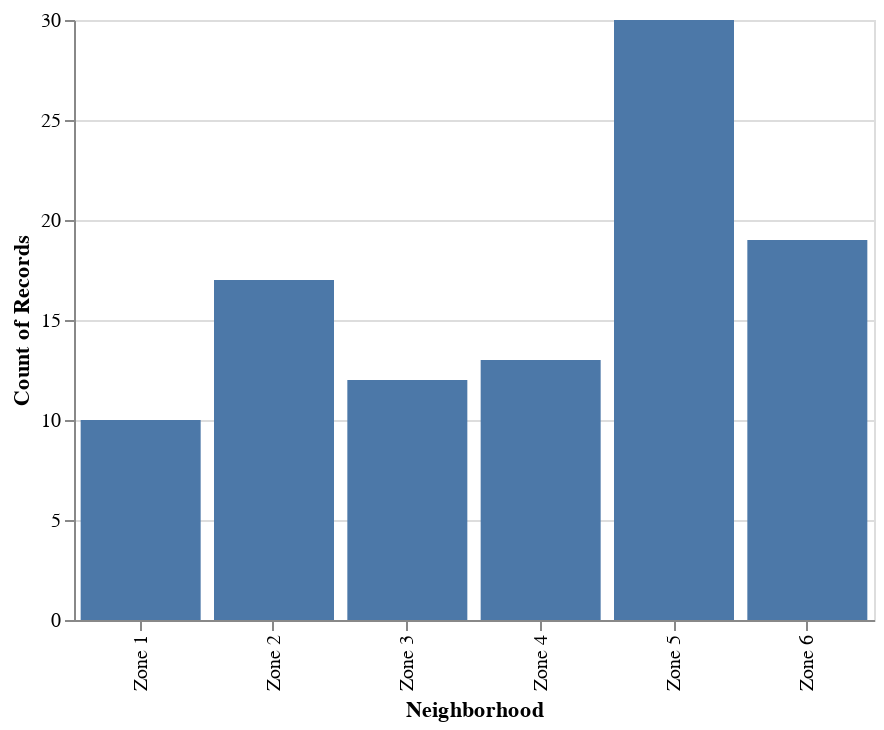

The notebook cell saved with this chart:
### Code cell
Chart(crime_2018[crime_2018['Occur Date'] == '7/6/18']).mark_bar().encode(x=X('Neighborhood', bin=False), y='count()')

### Figure 1 — Vega-Lite specification as saved in the notebook (floating-point values rounded to 4 significant figures)
{"$schema": "https://vega.github.io/schema/vega-lite/v2.6.0.json", "config": {"view": {"height": 300, "width": 400}}, "data": {"name": "data-aeccea73a37ee8b1a161607371be3c1f"}, "datasets": {"data-aeccea73a37ee8b1a161607371be3c1f": [{"Crime Type": "LARCENY-FROM VEHICLE", "Latitude": 33.72, "Location": "1241 METROPOLITAN PKWY SW", "Longitude": -84.41, "Neighborhood": "Zone 3", "Occur Date": "7/6/18", "Occur Time": 114}, {"Crime Type": "LARCENY-FROM VEHICLE", "Latitude": 33.81, "Location": "1905 PIEDMONT RD NE", "Longitude": -84.37, "Neighborhood": "Zone 6", "Occur Date": "7/6/18", "Occur Time": 100}, {"Crime Type": "LARCENY-FROM VEHICLE", "Latitude": 33.84, "Location": "3179 PEACHTREE RD NE @MOONDOGS", "Longitude": -84.38, "Neighborhood": "Zone 2", "Occur Date": "7/6/18", "Occur Time": 30}, {"Crime Type": "LARCENY-FROM VEHICLE", "Latitude": 33.67, "Location": "3200 STONE RD SW", "Longitude": -84.5, "Neighborhood": "Zone 4", "Occur Date": "7/6/18", "Occur Time": 200}, {"Crime Type": "LARCENY-FROM VEHICLE", "Latitude": 33.71, "Location": "1461 MORELAND AVE SE", "Longitude": -84.35, "Neighborhood": "Zone 3", "Occur Date": "7/6/18", "Occur Time": 600}, {"Crime Type": "LARCENY-FROM VEHICLE", "Latitude": 33.84, "Location": "23 IRBY AVE NW", "Longitude": -84.38, "Neighborhood": "Zone 2", "Occur Date": "7/6/18", "Occur Time": 1000}, {"Crime Type": "LARCENY-FROM VEHICLE", "Latitude": 33.76, "Location": "3509 MARTIN L KING JR DR NW", "Longitude": -84.5, "Neighborhood": "Zone 4", "Occur Date": "7/6/18", "Occur Time": 1150}, {"Crime Type": "LARCENY-FROM VEHICLE", "Latitude": 33.76, "Location": "123 MARIETTA ST NW", "Longitude": -84.39, "Neighborhood": "Zone 5", "Occur Date": "7/6/18", "Occur Time": 1}, {"Crime Type": "LARCENY-FROM VEHICLE", "Latitude": 33.75, "Location": "1765 MEMORIAL DR SE", "Longitude": -84.33, "Neighborhood": "Zone 6", "Occur Date": "7/6/18", "Occur Time": 1120}, {"Crime Type": "LARCENY-FROM VEHICLE", "Latitude": 33.76, "Location": "1210 CAROLINE ST NE", "Longitude": -84.35, "Neighborhood": "Zone 6", "Occur Date": "7/6/18", "Occur Time": 1418}, {"Crime Type": "LARCENY-FROM VEHICLE", "Latitude": 33.7, "Location": "1919 METROPOLITAN PKWY SW", "Longitude": -84.41, "Neighborhood": "Zone 3", "Occur Date": "7/6/18", "Occur Time": 1447}, {"Crime Type": "LARCENY-FROM VEHICLE", "Latitude": 33.74, "Location": "537 PARK AVE SE @GRANT PARK", "Longitude": -84.37, "Neighborhood": "Zone 6", "Occur Date": "7/6/18", "Occur Time": 830}, {"Crime Type": "LARCENY-FROM VEHICLE", "Latitude": 33.76, "Location": "722 FOUNDRY ST NW", "Longitude": -84.41, "Neighborhood": "Zone 1", "Occur Date": "7/6/18", "Occur Time": 1430}, {"Crime Type": "LARCENY-FROM VEHICLE", "Latitude": 33.78, "Location": "981 HOWELL MILL RD NW @HUMANE SOCIETY", "Longitude": -84.41, "Neighborhood": "Zone 5", "Occur Date": "7/6/18", "Occur Time": 1530}, {"Crime Type": "LARCENY-FROM VEHICLE", "Latitude": 33.69, "Location": "3011 HEADLAND DR SW", "Longitude": -84.49, "Neighborhood": "Zone 4", "Occur Date": "7/6/18", "Occur Time": 1545}, {"Crime Type": "LARCENY-FROM VEHICLE", "Latitude": 33.8, "Location": "1777 ELLSWORTH INDUSTRIAL BLVD NW", "Longitude": -84.43, "Neighborhood": "Zone 2", "Occur Date": "7/6/18", "Occur Time": 800}, {"Crime Type": "LARCENY-FROM VEHICLE", "Latitude": 33.8, "Location": "1616 HUBER ST NW", "Longitude": -84.43, "Neighborhood": "Zone 5", "Occur Date": "7/6/18", "Occur Time": 830}, {"Crime Type": "LARCENY-FROM VEHICLE", "Latitude": 33.75, "Location": "437 MEMORIAL DR SE", "Longitude": -84.37, "Neighborhood": "Zone 6", "Occur Date": "7/6/18", "Occur Time": 900}, {"Crime Type": "LARCENY-FROM VEHICLE", "Latitude": 33.81, "Location": "1971 HOWELL MILL RD NW", "Longitude": -84.41, "Neighborhood": "Zone 2", "Occur Date": "7/6/18", "Occur Time": 1715}, {"Crime Type": "LARCENY-FROM VEHICLE", "Latitude": 33.81, "Location": "1738 MACARTHUR BLVD NW", "Longitude": -84.44, "Neighborhood": "Zone 1", "Occur Date": "7/6/18", "Occur Time": 1706}, {"Crime Type": "LARCENY-FROM VEHICLE", "Latitude": 33.77, "Location": "822 MARIETTA ST NW", "Longitude": -84.41, "Neighborhood": "Zone 5", "Occur Date": "7/6/18", "Occur Time": 1900}, {"Crime Type": "LARCENY-FROM VEHICLE", "Latitude": 33.76, "Location": "360 MARIETTA ST NW", "Longitude": -84.4, "Neighborhood": "Zone 5", "Occur Date": "7/6/18", "Occur Time": 1630}, {"Crime Type": "LARCENY-FROM VEHICLE", "Latitude": 33.8, "Location": "1750 CARROLL DR NW", "Longitude": -84.45, "Neighborhood": "Zone 2", "Occur Date": "7/6/18", "Occur Time": 1830}, {"Crime Type": "LARCENY-FROM VEHICLE", "Latitude": 33.85, "Location": "3368 PEACHTREE RD NE", "Longitude": -84.37, "Neighborhood": "Zone 2", "Occur Date": "7/6/18", "Occur Time": 1900}, {"Crime Type": "LARCENY-FROM VEHICLE", "Latitude": 33.78, "Location": "100 10TH ST NW", "Longitude": -84.39, "Neighborhood": "Zone 5", "Occur Date": "7/6/18", "Occur Time": 1000}, {"Crime Type": "LARCENY-FROM VEHICLE", "Latitude": 33.78, "Location": "935 MARIETTA ST NW", "Longitude": -84.41, "Neighborhood": "Zone 5", "Occur Date": "7/6/18", "Occur Time": 1920}, {"Crime Type": "LARCENY-FROM VEHICLE", "Latitude": 33.76, "Location": "130 KROG ST NE", "Longitude": -84.36, "Neighborhood": "Zone 6", "Occur Date": "7/6/18", "Occur Time": 2130}, {"Crime Type": "LARCENY-FROM VEHICLE", "Latitude": 33.75, "Location": "478 EDGEWOOD AVE NE", "Longitude": -84.37, "Neighborhood": "Zone 6", "Occur Date": "7/6/18", "Occur Time": 2130}, {"Crime Type": "LARCENY-FROM VEHICLE", "Latitude": 33.75, "Location": "209 BRADBERRY ST SW", "Longitude": -84.4, "Neighborhood": "Zone 5", "Occur Date": "7/6/18", "Occur Time": 2200}, {"Crime Type": "LARCENY-FROM VEHICLE", "Latitude": 33.83, "Location": "925 CANTERBURY RD NE", "Longitude": -84.36, "Neighborhood": "Zone 2", "Occur Date": "7/6/18", "Occur Time": 0}, {"Crime Type": "LARCENY-NON VEHICLE", "Latitude": 33.74, "Location": "444 CENTRAL AVE", "Longitude": -84.39, "Neighborhood": "Zone 3", "Occur Date": "7/6/18", "Occur Time": 1200}, {"Crime Type": "LARCENY-NON VEHICLE", "Latitude": 33.79, "Location": "1385 GREENLAND DR NE", "Longitude": -84.36, "Neighborhood": "Zone 6", "Occur Date": "7/6/18", "Occur Time": 1600}, {"Crime Type": "LARCENY-NON VEHICLE", "Latitude": 33.77, "Location": "1015 DONALD LEE HOLLOWELL PKWY NW", "Longitude": -84.42, "Neighborhood": "Zone 1", "Occur Date": "7/6/18", "Occur Time": 1949}, {"Crime Type": "LARCENY-NON VEHICLE", "Latitude": 33.83, "Location": "721 MIAMI CIR NE", "Longitude": -84.36, "Neighborhood": "Zone 2", "Occur Date": "7/6/18", "Occur Time": 1500}, {"Crime Type": "LARCENY-NON VEHICLE", "Latitude": 33.84, "Location": "505 PHARR RD NE", "Longitude": -84.37, "Neighborhood": "Zone 2", "Occur Date": "7/6/18", "Occur Time": 630}, {"Crime Type": "AUTO THEFT", "Latitude": 33.78, "Location": "33 PEACHTREE PL NE", "Longitude": -84.39, "Neighborhood": "Zone 5", "Occur Date": "7/6/18", "Occur Time": 100}, {"Crime Type": "AUTO THEFT", "Latitude": 33.77, "Location": "455 PEACHTREE ST NE", "Longitude": -84.39, "Neighborhood": "Zone 5", "Occur Date": "7/6/18", "Occur Time": 1100}, {"Crime Type": "AUTO THEFT", "Latitude": 33.71, "Location": "668 MCDONOUGH BLVD SE", "Longitude": -84.36, "Neighborhood": "Zone 3", "Occur Date": "7/6/18", "Occur Time": 1630}, {"Crime Type": "BURGLARY-NONRES", "Latitude": 33.75, "Location": "225 CLIFTON ST SE", "Longitude": -84.33, "Neighborhood": "Zone 6", "Occur Date": "7/6/18", "Occur Time": 422}, {"Crime Type": "AGG ASSAULT", "Latitude": 33.71, "Location": "940 NEW TOWN CIR SE", "Longitude": -84.36, "Neighborhood": "Zone 3", "Occur Date": "7/6/18", "Occur Time": 100}, {"Crime Type": "AGG ASSAULT", "Latitude": 33.82, "Location": "BUFORD HIGHWAY CONN NE / I-85 NB RAMP NE", "Longitude": -84.36, "Neighborhood": "Zone 2", "Occur Date": "7/6/18", "Occur Time": 1400}, {"Crime Type": "BURGLARY-RESIDENCE", "Latitude": 33.79, "Location": "2591 ETHERIDGE DR NW", "Longitude": -84.47, "Neighborhood": "Zone 1", "Occur Date": "7/6/18", "Occur Time": 1430}, {"Crime Type": "BURGLARY-RESIDENCE", "Latitude": 33.77, "Location": "215 NORTH AVE NE", "Longitude": -84.38, "Neighborhood": "Zone 6", "Occur Date": "7/6/18", "Occur Time": 1100}, {"Crime Type": "BURGLARY-RESIDENCE", "Latitude": 33.7, "Location": "2909 CAMPBELLTON RD SW", "Longitude": -84.48, "Neighborhood": "Zone 4", "Occur Date": "7/6/18", "Occur Time": 2200}, {"Crime Type": "BURGLARY-RESIDENCE", "Latitude": 33.72, "Location": "1371 KIMBERLY WAY SW", "Longitude": -84.52, "Neighborhood": "Zone 4", "Occur Date": "7/6/18", "Occur Time": 117}, {"Crime Type": "AGG ASSAULT", "Latitude": 33.76, "Location": "11 BAKER ST NE", "Longitude": -84.39, "Neighborhood": "Zone 5", "Occur Date": "7/6/18", "Occur Time": 110}, {"Crime Type": "AGG ASSAULT", "Latitude": 33.71, "Location": "1080 HOOD DR SW", "Longitude": -84.42, "Neighborhood": "Zone 3", "Occur Date": "7/6/18", "Occur Time": 1600}, {"Crime Type": "AGG ASSAULT", "Latitude": 33.8, "Location": "1815 WOODCLIFFE TER NE", "Longitude": -84.36, "Neighborhood": "Zone 6", "Occur Date": "7/6/18", "Occur Time": 1530}, {"Crime Type": "AGG ASSAULT", "Latitude": 33.77, "Location": "75 PONCE DE LEON AVE NE", "Longitude": -84.38, "Neighborhood": "Zone 5", "Occur Date": "7/6/18", "Occur Time": 2153}, {"Crime Type": "AGG ASSAULT", "Latitude": 33.71, "Location": "3 CHARLESTON AVE SE", "Longitude": -84.38, "Neighborhood": "Zone 3", "Occur Date": "7/6/18", "Occur Time": 1049}, {"Crime Type": "LARCENY-NON VEHICLE", "Latitude": 33.77, "Location": "595 PIEDMONT AVE NE", "Longitude": -84.38, "Neighborhood": "Zone 6", "Occur Date": "7/6/18", "Occur Time": 311}, {"Crime Type": "LARCENY-NON VEHICLE", "Latitude": 33.77, "Location": "595 PIEDMONT AVE NE @PUBLIX - PIEDMONT", "Longitude": -84.38, "Neighborhood": "Zone 6", "Occur Date": "7/6/18", "Occur Time": 625}, {"Crime Type": "LARCENY-NON VEHICLE", "Latitude": 33.74, "Location": "520 BOULEVARD SE", "Longitude": -84.37, "Neighborhood": "Zone 6", "Occur Date": "7/6/18", "Occur Time": 741}, {"Crime Type": "LARCENY-NON VEHICLE", "Latitude": 33.76, "Location": "305 JOSEPH E LOWERY BLVD NW", "Longitude": -84.42, "Neighborhood": "Zone 1", "Occur Date": "7/6/18", "Occur Time": 824}, {"Crime Type": "LARCENY-NON VEHICLE", "Latitude": 33.82, "Location": "2525 PIEDMONT RD NE @HOME DEPOT", "Longitude": -84.37, "Neighborhood": "Zone 2", "Occur Date": "7/6/18", "Occur Time": 930}, {"Crime Type": "LARCENY-NON VEHICLE", "Latitude": 33.76, "Location": "1275 CAROLINE ST NE ", "Longitude": -84.35, "Neighborhood": "Zone 6", "Occur Date": "7/6/18", "Occur Time": 1100}, {"Crime Type": "LARCENY-NON VEHICLE", "Latitude": 33.69, "Location": "2975 HEADLAND DR SW @BIG LOTS - HEADLAND", "Longitude": -84.49, "Neighborhood": "Zone 4", "Occur Date": "7/6/18", "Occur Time": 1130}, {"Crime Type": "LARCENY-NON VEHICLE", "Latitude": 33.77, "Location": "1001 PONCE DE LEON AVE NE @PUBLIX - PONCE", "Longitude": -84.35, "Neighborhood": "Zone 6", "Occur Date": "7/6/18", "Occur Time": 1330}, {"Crime Type": "LARCENY-NON VEHICLE", "Latitude": 33.85, "Location": "3393 PEACHTREE RD NE", "Longitude": -84.36, "Neighborhood": "Zone 1", "Occur Date": "7/6/18", "Occur Time": 1445}, {"Crime Type": "LARCENY-NON VEHICLE", "Latitude": 33.75, "Location": "20 BROAD ST SW", "Longitude": -84.39, "Neighborhood": "Zone 5", "Occur Date": "7/6/18", "Occur Time": 1537}, {"Crime Type": "LARCENY-NON VEHICLE", "Latitude": 33.79, "Location": "230 18TH ST NW", "Longitude": -84.4, "Neighborhood": "Zone 5", "Occur Date": "7/6/18", "Occur Time": 1738}, {"Crime Type": "LARCENY-NON VEHICLE", "Latitude": 33.74, "Location": "590 CASCADE AVE SW @KROGER - CASCADE", "Longitude": -84.43, "Neighborhood": "Zone 4", "Occur Date": "7/6/18", "Occur Time": 1824}, {"Crime Type": "LARCENY-NON VEHICLE", "Latitude": 33.8, "Location": "1801 HOWELL MILL ROAD ", "Longitude": -84.41, "Neighborhood": "Zone 5", "Occur Date": "7/6/18", "Occur Time": 1830}, {"Crime Type": "LARCENY-NON VEHICLE", "Latitude": 33.76, "Location": "3534 MARTIN L KING JR DR SW", "Longitude": -84.5, "Neighborhood": "Zone 4", "Occur Date": "7/6/18", "Occur Time": 1200}, {"Crime Type": "LARCENY-NON VEHICLE", "Latitude": 33.77, "Location": "720 DONALD LEE HOLLOWELL PKWY NW", "Longitude": -84.41, "Neighborhood": "Zone 1", "Occur Date": "7/6/18", "Occur Time": 2315}, {"Crime Type": "BURGLARY-NONRES", "Latitude": 33.8, "Location": "300 DEERING RD NW", "Longitude": -84.4, "Neighborhood": "Zone 5", "Occur Date": "7/6/18", "Occur Time": 1930}, {"Crime Type": "LARCENY-NON VEHICLE", "Latitude": 33.69, "Location": "2341 LEILA LN SE", "Longitude": -84.36, "Neighborhood": "Zone 3", "Occur Date": "7/6/18", "Occur Time": 1400}, {"Crime Type": "LARCENY-NON VEHICLE", "Latitude": 33.76, "Location": "1167 JOSEPH E BOONE BLVD NW", "Longitude": -84.43, "Neighborhood": "Zone 1", "Occur Date": "7/6/18", "Occur Time": 2121}, {"Crime Type": "LARCENY-FROM VEHICLE", "Latitude": 33.76, "Location": "1617 JOSEPH E BOONE BLVD NW", "Longitude": -84.44, "Neighborhood": "Zone 1", "Occur Date": "7/6/18", "Occur Time": 2355}, {"Crime Type": "LARCENY-FROM VEHICLE", "Latitude": 33.77, "Location": "438 MORELAND AVE NE", "Longitude": -84.35, "Neighborhood": "Zone 6", "Occur Date": "7/6/18", "Occur Time": 2200}, {"Crime Type": "LARCENY-FROM VEHICLE", "Latitude": 33.8, "Location": "1801 HOWELL MILL RD NW", "Longitude": -84.41, "Neighborhood": "Zone 5", "Occur Date": "7/6/18", "Occur Time": 2315}, {"Crime Type": "LARCENY-FROM VEHICLE", "Latitude": 33.8, "Location": "257 THE PRADO NE", "Longitude": -84.38, "Neighborhood": "Zone 5", "Occur Date": "7/6/18", "Occur Time": 2000}, {"Crime Type": "LARCENY-FROM VEHICLE", "Latitude": 33.79, "Location": "1302 W PEACHTREE ST NW", "Longitude": -84.39, "Neighborhood": "Zone 5", "Occur Date": "7/6/18", "Occur Time": 2140}, {"Crime Type": "LARCENY-FROM VEHICLE", "Latitude": 33.75, "Location": "509 LARKIN ST SW", "Longitude": -84.4, "Neighborhood": "Zone 5", "Occur Date": "7/6/18", "Occur Time": 2100}, {"Crime Type": "LARCENY-FROM VEHICLE", "Latitude": 33.78, "Location": "134 5TH ST NE", "Longitude": -84.38, "Neighborhood": "Zone 5", "Occur Date": "7/6/18", "Occur Time": 2300}, {"Crime Type": "LARCENY-FROM VEHICLE", "Latitude": 33.79, "Location": "1140 CRESCENT AVE NE", "Longitude": -84.38, "Neighborhood": "Zone 5", "Occur Date": "7/6/18", "Occur Time": 2130}, {"Crime Type": "LARCENY-FROM VEHICLE", "Latitude": 33.75, "Location": "180 NORTHSIDE DR SW @PASCHAL'S RESTAURANT", "Longitude": -84.4, "Neighborhood": "Zone 5", "Occur Date": "7/6/18", "Occur Time": 2310}, {"Crime Type": "LARCENY-FROM VEHICLE", "Latitude": 33.78, "Location": "97 10TH ST NW", "Longitude": -84.39, "Neighborhood": "Zone 5", "Occur Date": "7/6/18", "Occur Time": 600}, {"Crime Type": "LARCENY-FROM VEHICLE", "Latitude": 33.78, "Location": "100 10TH ST NW", "Longitude": -84.39, "Neighborhood": "Zone 5", "Occur Date": "7/6/18", "Occur Time": 2200}, {"Crime Type": "LARCENY-FROM VEHICLE", "Latitude": 33.66, "Location": "3871 REDWINE RD SW", "Longitude": -84.51, "Neighborhood": "Zone 4", "Occur Date": "7/6/18", "Occur Time": 1900}, {"Crime Type": "LARCENY-FROM VEHICLE", "Latitude": 33.78, "Location": "976 BRADY AVE NW", "Longitude": -84.41, "Neighborhood": "Zone 5", "Occur Date": "7/6/18", "Occur Time": 2000}, {"Crime Type": "LARCENY-FROM VEHICLE", "Latitude": 33.74, "Location": "1699 EMERALD AVE SW", "Longitude": -84.44, "Neighborhood": "Zone 4", "Occur Date": "7/6/18", "Occur Time": 2030}, {"Crime Type": "LARCENY-FROM VEHICLE", "Latitude": 33.79, "Location": "175 17TH ST NE", "Longitude": -84.38, "Neighborhood": "Zone 5", "Occur Date": "7/6/18", "Occur Time": 2300}, {"Crime Type": "LARCENY-FROM VEHICLE", "Latitude": 33.85, "Location": "3450 ROXBORO RD NE", "Longitude": -84.35, "Neighborhood": "Zone 2", "Occur Date": "7/6/18", "Occur Time": 1800}, {"Crime Type": "LARCENY-FROM VEHICLE", "Latitude": 33.76, "Location": "63 PEACHTREE CENTER AVE NE", "Longitude": -84.39, "Neighborhood": "Zone 5", "Occur Date": "7/6/18", "Occur Time": 1200}, {"Crime Type": "LARCENY-FROM VEHICLE", "Latitude": 33.81, "Location": "2025 BOLTON RD NW", "Longitude": -84.44, "Neighborhood": "Zone 1", "Occur Date": "7/6/18", "Occur Time": 2100}, {"Crime Type": "LARCENY-FROM VEHICLE", "Latitude": 33.66, "Location": "3730 CARMIA DR SW @PUBLIX - CARMIA", "Longitude": -84.51, "Neighborhood": "Zone 4", "Occur Date": "7/6/18", "Occur Time": 2130}, {"Crime Type": "LARCENY-FROM VEHICLE", "Latitude": 33.72, "Location": "1181 E CONFEDERATE AVE SE", "Longitude": -84.35, "Neighborhood": "Zone 6", "Occur Date": "7/6/18", "Occur Time": 1530}, {"Crime Type": "LARCENY-FROM VEHICLE", "Latitude": 33.74, "Location": "540 HUMPHRIES ST SW", "Longitude": -84.4, "Neighborhood": "Zone 3", "Occur Date": "7/6/18", "Occur Time": 1930}, {"Crime Type": "LARCENY-NON VEHICLE", "Latitude": 33.77, "Location": "201 MERRITTS AVE NW", "Longitude": -84.39, "Neighborhood": "Zone 5", "Occur Date": "7/6/18", "Occur Time": 900}, {"Crime Type": "BURGLARY-NONRES", "Latitude": 33.82, "Location": "2399 PARKLAND DR NE", "Longitude": -84.36, "Neighborhood": "Zone 2", "Occur Date": "7/6/18", "Occur Time": 1600}, {"Crime Type": "BURGLARY-RESIDENCE", "Latitude": 33.69, "Location": "2312 PRYOR RD SW", "Longitude": -84.4, "Neighborhood": "Zone 3", "Occur Date": "7/6/18", "Occur Time": 800}, {"Crime Type": "BURGLARY-RESIDENCE", "Latitude": 33.72, "Location": "1120 CASCADE AVE SW", "Longitude": -84.45, "Neighborhood": "Zone 4", "Occur Date": "7/6/18", "Occur Time": 1100}, {"Crime Type": "BURGLARY-RESIDENCE", "Latitude": 33.82, "Location": "600 GARSON DR NE", "Longitude": -84.37, "Neighborhood": "Zone 2", "Occur Date": "7/6/18", "Occur Time": 800}, {"Crime Type": "BURGLARY-RESIDENCE", "Latitude": 33.78, "Location": "848 BOLTON RD NW", "Longitude": -84.5, "Neighborhood": "Zone 2", "Occur Date": "7/6/18", "Occur Time": 1600}, {"Crime Type": "BURGLARY-NONRES", "Latitude": 33.76, "Location": "231 PEACHTREE ST NE", "Longitude": -84.39, "Neighborhood": "Zone 5", "Occur Date": "7/6/18", "Occur Time": 1730}, {"Crime Type": "LARCENY-NON VEHICLE", "Latitude": 33.73, "Location": "1112 MATHEWS ST SW", "Longitude": -84.42, "Neighborhood": "Zone 4", "Occur Date": "7/6/18", "Occur Time": 1600}, {"Crime Type": "LARCENY-NON VEHICLE", "Latitude": 33.73, "Location": "942 HANK AARON DR SE @CAPITOL VANIRA APTS", "Longitude": -84.39, "Neighborhood": "Zone 3", "Occur Date": "7/6/18", "Occur Time": 1600}, {"Crime Type": "LARCENY-FROM VEHICLE", "Latitude": 33.83, "Location": "207 PEACHTREE CENTER AVE", "Longitude": -84.38, "Neighborhood": "Zone 2", "Occur Date": "7/6/18", "Occur Time": 600}, {"Crime Type": "LARCENY-NON VEHICLE", "Latitude": 33.81, "Location": "2140 OLD GEORGIAN TER NW", "Longitude": -84.48, "Neighborhood": "Zone 6", "Occur Date": "7/6/18", "Occur Time": 1000}, {"Crime Type": "BURGLARY-NONRES", "Latitude": 33.82, "Location": "2489 CHESHIRE BRIDGE RD NE", "Longitude": -84.35, "Neighborhood": "Zone 2", "Occur Date": "7/6/18", "Occur Time": 1200}]}, "encoding": {"x": {"bin": false, "field": "Neighborhood", "type": "nominal"}, "y": {"aggregate": "count", "type": "quantitative"}}, "mark": "bar"}
